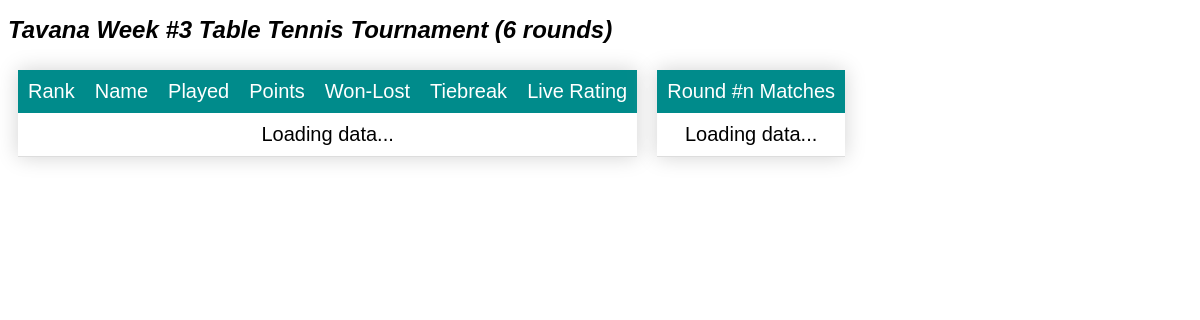
The app's page /103/ with its own data.
### app/models.py (models this page shows, shortened)
class Tournament(models.Model):
    name = models.CharField(max_length=100, null=False, unique=True)
    sport = models.ForeignKey(Sport(), on_delete=models.CASCADE, null=True)
    number_of_rounds = models.IntegerField(null=True)
    class Meta:
        ordering = ['sport', 'name', ]

class Sport(models.Model):
    name = models.CharField(max_length=20, unique=True, null=False)
    def __str__(self):
        return self.name

### app/views.py (the view)
# urls.py: path('<int:tournamentId>/', views.scoreboard, name='scoreboard'),
def scoreboard(request, tournamentId):
    print(tournamentId)
    theTour = models.Tournament.objects.get(id=tournamentId)
    context = {'tournament': theTour}
    return render(request, 'scoreboard.html', context=context)

### app/templates/scoreboard.html (shortened to what this page needs)
{% extends "template.html" %}
{% load static %}
{% block content %}
<h1> {{ tournament.name }} {{ tournament.sport }} Tournament ({{ tournament.number_of_rounds }} rounds) </h1>
<div style="display: flex; flex-wrap: wrap;">
    <div id="div1">
        <table id="tbTable" class="styled-table">
            <thead>
                <tr>
                    <td>Rank</td>
                    <td>Name</td>
                    <td>Played</td>
                    <td>Points</td>
                    <td nowrap>Won-Lost</td>
                    <td>Tiebreak</td>
                    <td nowrap>Live Rating</td>
                </tr>
            </thead>
            <tbody>
                <tr>
                    <td colspan=7> Loading data...</td>
                </tr>
            </tbody>
        </table>
    </div>
    <div id="div2">
        <table id="tbMatches" class="styled-table">
            <thead>
                <tr>
                    <td align=center colspan="3">Round #n Matches</td>
                </tr>
            </thead>
            <tbody>
                <tr>
                    <td colspan=3> Loading data...</td>
                </tr>
            </tbody>
        </table>
    </div>
</div>
{% endblock %}

### app/static/style.css (style rules this page uses)
body { font-family: Calibri, Arial, sans-serif; font-size: 20px; }
* { font-family: Calibri, Arial, sans-serif; font-size: 20px; }
h1 { font-family: Cambria, Calibri, Arial, sans-serif; font-size: x-large; font-style: italic; }

### app/templates/scoreboard.html (style rules this page uses)
.styled-table { border-collapse: collapse; margin: 10px; box-shadow: 0 0 20px lightgray; }
.styled-table thead tr { background-color: darkcyan; color: white; text-align: left; }
.styled-table tbody tr { border-bottom: 1px solid #dddddd; text-align: center; }
.styled-table th, .styled-table td { padding: 10px; }

### records on screen
Tournament: name "Tavana Week #3", sport "Table Tennis", number_of_rounds "6"
